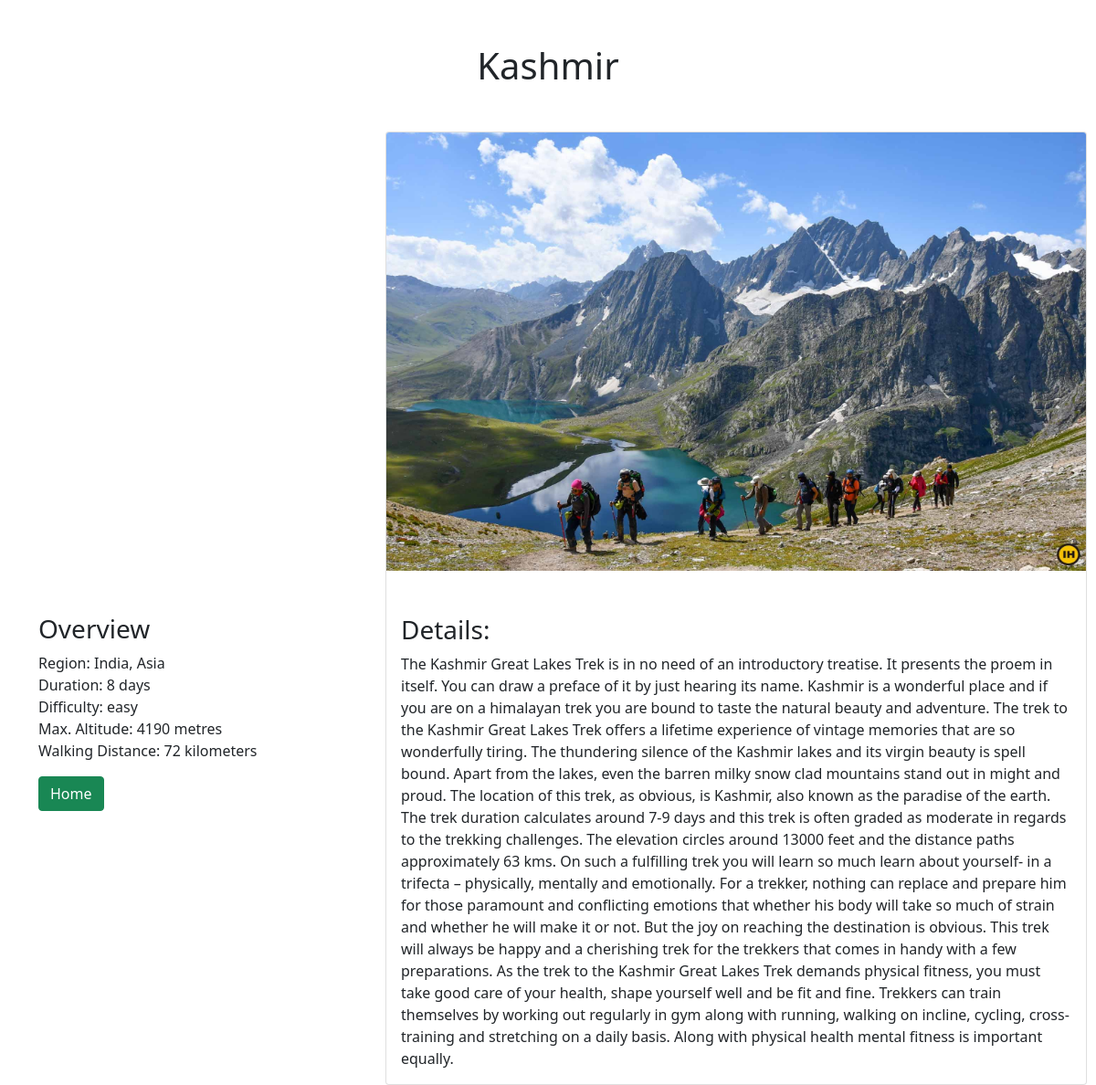
Screenshot of /details.php?trekID=1007 with the database file from the repository.
### tables this page shows
CREATE TABLE `travel_offers` (
  `trekID` int(11) NOT NULL,
  `locationName` varchar(65) NOT NULL,
  `price` decimal(10,2) NOT NULL,
  `description` varchar(650) NOT NULL,
  `longitude` decimal(9,6) DEFAULT NULL,
  `latitude` decimal(9,6) DEFAULT NULL,
  `picture` varchar(250) DEFAULT NULL,
  `region` varchar(25) NOT NULL,
  `duration` int(2) NOT NULL,
  `difficulty` enum('easy','moderate','difficult','very difficult','extreme') NOT NULL,
  `walking_distance` int(3) NOT NULL,
  `max_altitude` int(4) NOT NULL,
  `description_detail` varchar(1950) NOT NULL
);

### details.php (the view, shortened to what this page needs)
<?php
require_once 'actions/db_connect.php';
if ($_GET['trekID']) {
    $id = $_GET['trekID'];
    $sql = "SELECT * FROM travel_offers WHERE trekID = {$id}";
    $result = mysqli_query($connect, $sql);
    $data = mysqli_fetch_assoc($result);
    if (mysqli_num_rows($result) == 1) {
        $locationName = $data['locationName'];
        $description_detail = $data['description_detail'];
        $region = $data['region'];
        $duration = $data['duration'];
        $difficulty = $data['difficulty'];
        $walking_distance = $data['walking_distance'];
        $max_altitude = $data['max_altitude'];
        $picture = $data['picture'];
    } else {
        header("location: error.php");
    }
} else {
    header("location: error.php");
}
?>
<!DOCTYPE html>
<html lang="en">
<head>
    <?php require_once 'components/boot.php' ?>
</head>
<body>
    <div class="manageProduct mt-3">
        <p class='h1 text-center mt-5 mb-5'> <?= $locationName ?> </p>
        <div class="container">
            <div class="row">
                <div class="col-sm-4">
                    <div id="map"></div>
                    <ul class="p-0">
                        <li>
                            <h3>Overview</h3>
                        </li>
                        <li>Region: <?= $region ?></li>
                        <li>Duration: <?= $duration ?> days</li>
                        <li>Difficulty: <?= $difficulty ?></li>
                        <li>Max. Altitude: <?= $max_altitude ?> metres</li>
                        <li>Walking Distance: <?= $walking_distance ?> kilometers</li>
                    </ul>
                    <div class="d-flex justify-content-beginning">
                        <a href="index.php"><button class='btn btn-md btn-success custom' type="button">Home</button></a>
                    </div>
                </div>
                <div class="col-sm-8">
                    <div class="card" style="width: 48rem;">
                        <img src='pictures/<?= $picture ?>' class='card-img-top' alt='...' width='100%'>
                        <div class="card-body">
                            <h3 class="card-title">Details:</h3>
                            <p class="card-text mt-2"><?= $description_detail ?></p>
                        </div>
                    </div>
                </div>
            </div>
        </div>
    </div>
</body>
</html>

### details.php (style rules this page uses)
html, body { height: 100%; margin: 0; padding: 0; }
.manageProduct { margin: auto; width: 100%; }
.card-img-top { margin-bottom: 4vh !important; height: 30rem; }
ul { list-style-type: none; }
ul li h3 { margin-top: 3rem; }
#map { height: 30rem; width: 100%; margin-left: auto; margin-right: auto; }

### rows the page displays
travel_offers: locationName "Kashmir", region "India, Asia", duration "8", difficulty "easy", max_altitude "4190", walking_distance "72", picture (picture), description_detail "The Kashmir Great Lakes Trek is in no need of an introductory treatise. It presents the proem in itself. You can draw a preface of it by just hearing its name. Kashmir is a wonderful place and if you are on a himalayan trek you are bound to taste the natural beauty and adventure. The trek to the Kashmir Great Lakes Trek offers a lifetime experience of vintage memories that are so wonderfully tiring. The thundering silence of the Kashmir lakes and its virgin beauty is spell bound. Apart from the lakes, even the barren milky snow clad mountains stand out in might and proud. The location of this trek, as obvious, is Kashmir, also known as the paradise of the earth. The trek duration calculates…"
